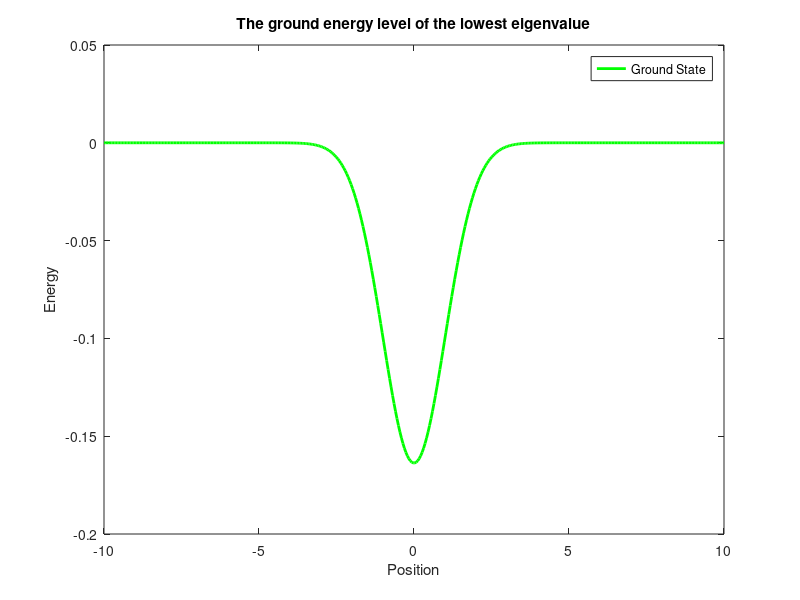

Recreate this plot in MATLAB.
clear;

% Define the range in X direction
X =20.; % Length in X direction

% Parameters initialized in finite difference method
n = 420;  % Number of inner gridding nodes, The total gridding nodes are n+2 including boundaries
dh = X/(n+1); % The length of step sizes

% Initial step sizes in x direction
for i = 1:n+2
    x(i) = (i-1)*dh - 10;
end

% Initial boundary conditions in X direction
for i = 1:n+2
    u(i) = 0.;
end

% Create kinetic energy operator/matrix
KenOper = (1/dh^2)*full(gallery('tridiag',n,-1,2,-1));

% Create potential energy operator/matrix, choose different potential by
% switching true ot false
Harmonic_Oscillator_potential = true;   % The potential for Aufgabe (a)
%Harmonic_Oscillator_potential = false;
%finite_square_well = true;             % The potential for Aufgabe (b)
finite_square_well = false;
%finite_square_barrier = true;          % The potential for Aufgabe (c)
finite_square_barrier = false;

if Harmonic_Oscillator_potential
    for i = 2:n+1
    PotOper(i-1,i-1) = x(i)^2;
    end
end

if finite_square_well
    PotOper = eye(n);
    Temp = zeros(n);
    for i = 2:n+1
        if x(i) >= -1 & x(i) <= 1
         Temp(i-1,i-1)= 1;
        end
    end
    PotOper = PotOper - Temp;
end

if finite_square_barrier
    PotOper = zeros(n);
    for i = 2:n+1
        if x(i) >= -1 & x(i) <= 1
         PotOper(i-1,i-1)= 1;
        end
    end   
end

% Calculate Hamiltonian, Eigenvectors and Eigenvalues by using Matlab's built in eig function
Hamiltonian = KenOper + PotOper;
[Eigenvectors, Eigenvalues] = eig(Hamiltonian);

% Plot Eigenfunctions
% It finds the lowest eigenvalues (corresponding to the ground state and plots each associated eigenfunction.
X = linspace(-10,10,n);
% If want to place at eigenvalues + Eigenvalues(1,1)*ones(n,1);
plot(X, Eigenvectors(:,1), 'g', 'LineWidth', 2)
legend('Ground State')
xlabel('Position')
ylabel('Energy')
title('The ground energy level of the lowest eigenvalue')


        
            







